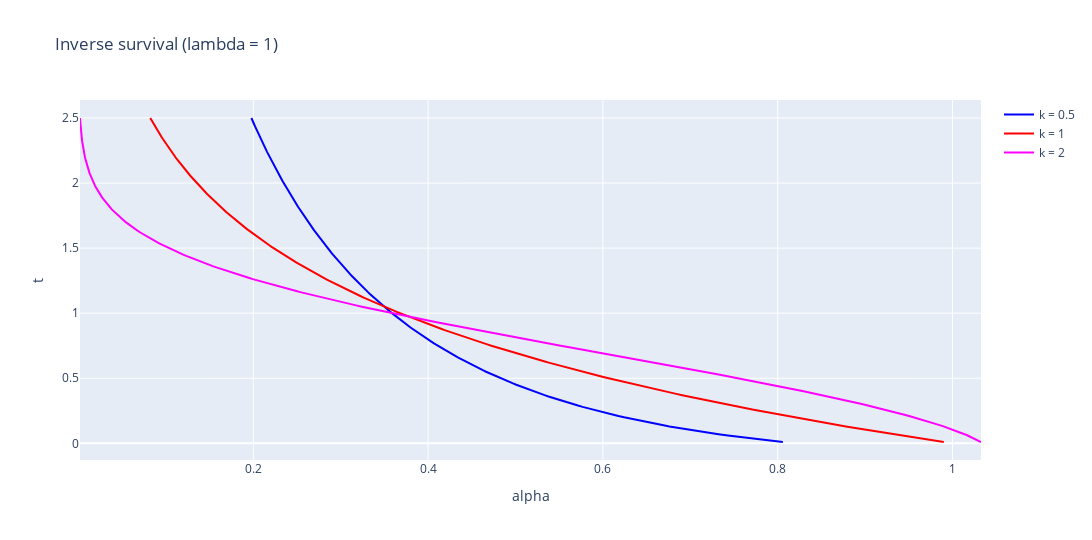

Here is the notebook cell this chart was saved with:
### Markdown cell above
##### S^-1(alpha)

### Code cell
# @title Inverse survival function
plot([1-i for i in y05], [1-i for i in y1], [1-i for i in y2], x, x, x, "alpha", "t", "Inverse survival (lambda = 1)")

### Figure 1 — Plotly figure (JSON) as saved in the notebook; plotly's stock layout.template omitted (floating-point values rounded to 4 significant figures; data arrays with more than 128 entries replaced by an {"elided": "..."} marker saying what was removed)
{"data": [{"marker": {"color": "blue"}, "mode": "lines", "name": "k = 0.5", "type": "scatter", "x": {"elided": "250 float values"}, "y": {"elided": "250 float values"}}, {"marker": {"color": "red"}, "mode": "lines", "name": "k = 1", "type": "scatter", "x": {"elided": "250 float values"}, "y": {"elided": "250 float values"}}, {"marker": {"color": "magenta"}, "mode": "lines", "name": "k = 2", "type": "scatter", "x": {"elided": "250 float values"}, "y": {"elided": "250 float values"}}], "layout": {"height": 540, "title": {"text": "Inverse survival (lambda = 1)"}, "width": 1152, "xaxis": {"title": {"text": "alpha"}}, "yaxis": {"title": {"text": "t"}}}}
